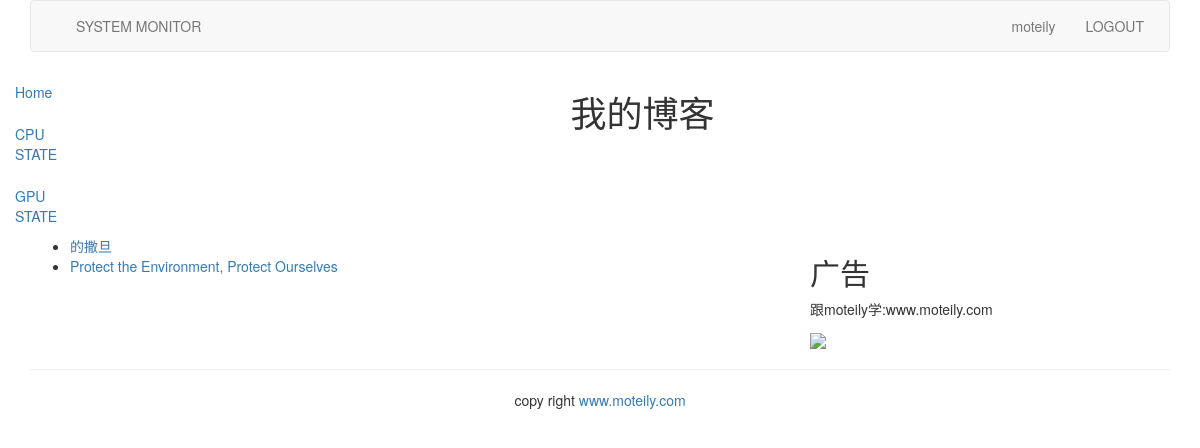
Page /blog/ (signed in) on the committed database.
### blog/models.py (models this page shows, shortened)
class BlogArticles(models.Model):
    title = models.CharField(max_length=300)   #字符串类型，必须要给出max_length,对应于html中的<input type="text">
    author = models.ForeignKey(User, on_delete=models.CASCADE, related_name="blog_posts")  # CASCADE:级联删除，
    body = models.TextField()
    publish = models.DateTimeField(default=timezone.now)
    class Meta:
        ordering = ("-publish",)  # 元组只有一个元素时，要加，

### blog/views.py (the view)
# urls.py: path('', views.blog_title, name='blog_title'),
def blog_title(request):  # request参数负责响应所接收到的请求且不能缺少
    blogs = BlogArticles.objects.all()  # 得到所有BlogArticles类的实例
    return render(request, "blog/titles.html", {"blogs": blogs})

### templates/blog/titles.html (shortened to what this page needs)
{% extends "base.html" %}
{% block content %}
<div class="row text-center vertical-middle-sm">
    <h1>我的博客</h1>
</div>
<div class="row">
    <div class = "col-xs-12 col-md-8">
        <ul>
        {% for blog in blogs %}
            <li><a href="{{ blog.id }}">{{blog.title}}</a></li>
        {% endfor %}
        </ul>
    </div>
    <div class="col-xs-6 col-md-4">
        <h2>广告</h2>
        <p>跟moteily学:www.moteily.com</p>
        <img width="200px"
            src="https://ss2.bdstatic.com/70cFvnSh_Q1YnxGkpoWK1HF6hhy/it/u=3984473917,238095211&fm=26&gp=0.jpg">
    </div>
</div>
{% endblock %}

### templates/header.html (shortened to what this page needs)
{% load static %}
<div class="container">
    <nav class="navbar navbar-default" role="navigation">
        <div class="navbar-header">
            <a class="navbar-brand" href="http://www.moteily.com">
            </a>
        </div>
        <div>
            <ul class="nav navbar-nav" role="navigation">
                <li><a href="{% url 'blog:blog_title'%}">SYSTEM MONITOR</a></li>
            </ul>
            <ul class="nav navbar-nav navbar-right" style="margin-right:10px">
                {% if user.is_authenticated %}
                <li><a href="#">{{ user.username }}</a></li>
                <li><a href="{% url 'account:user_logout' %}">LOGOUT</a></li>
                {% else %}
                <li><a href="{% url 'account:user_login' %}">LOGIN</a></li>
                {% endif %}
            </ul>
        </div>
    </nav>
</div>

### rows in the picture
BlogArticles: title "的撒旦"
BlogArticles: title "Protect the Environment, Protect Ourselves"

### other values in the picture
{{ user.username }} "moteily"
